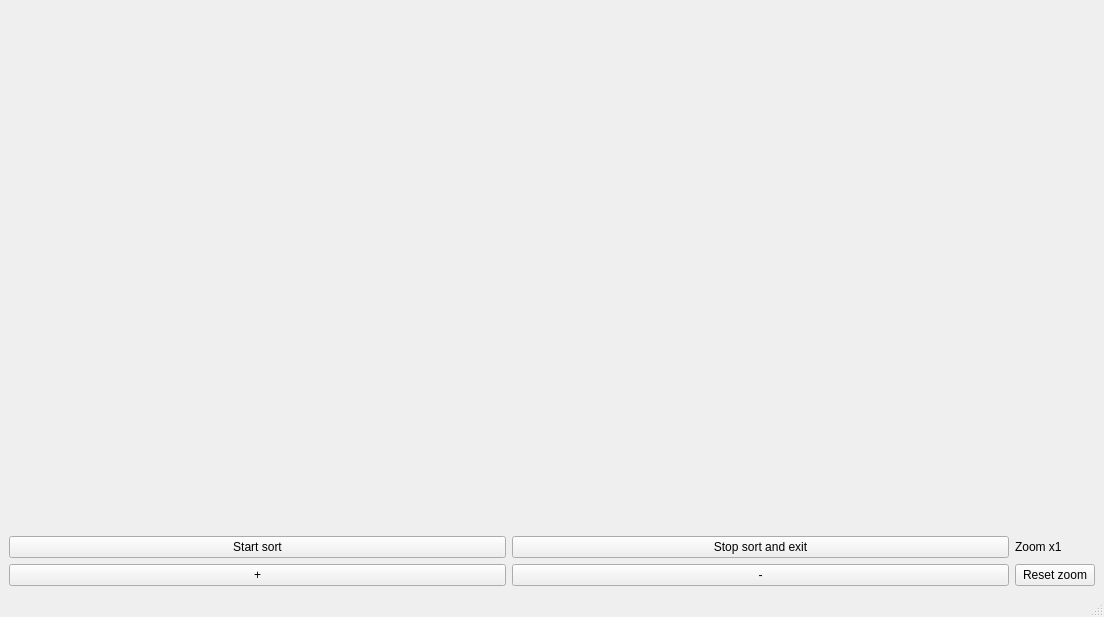
<?xml version="1.0" encoding="UTF-8"?>
<ui version="4.0">
 <class>MainWindow</class>
 <widget class="QMainWindow" name="MainWindow">
  <property name="geometry">
   <rect>
    <x>0</x>
    <y>0</y>
    <width>1104</width>
    <height>617</height>
   </rect>
  </property>
  <property name="windowTitle">
   <string>MainWindow</string>
  </property>
  <widget class="QWidget" name="centralwidget">
   <layout class="QGridLayout" name="gridLayout">
    <item row="3" column="0">
     <widget class="QPushButton" name="plusZoom">
      <property name="text">
       <string>+</string>
      </property>
     </widget>
    </item>
    <item row="0" column="0" colspan="2">
     <widget class="QWidget" name="widget" native="true">
      <property name="minimumSize">
       <size>
        <width>1000</width>
        <height>500</height>
       </size>
      </property>
     </widget>
    </item>
    <item row="1" column="1">
     <widget class="QPushButton" name="stop">
      <property name="text">
       <string>Stop sort and exit</string>
      </property>
     </widget>
    </item>
    <item row="1" column="0">
     <widget class="QPushButton" name="start">
      <property name="text">
       <string>Start sort</string>
      </property>
     </widget>
    </item>
    <item row="3" column="1">
     <widget class="QPushButton" name="minusZoom">
      <property name="text">
       <string>-</string>
      </property>
     </widget>
    </item>
    <item row="3" column="2">
     <widget class="QPushButton" name="resetZoom">
      <property name="text">
       <string>Reset zoom</string>
      </property>
     </widget>
    </item>
    <item row="1" column="2">
     <widget class="QLabel" name="zoomValue">
      <property name="text">
       <string>Zoom x1</string>
      </property>
     </widget>
    </item>
   </layout>
  </widget>
  <widget class="QMenuBar" name="menubar">
   <property name="geometry">
    <rect>
     <x>0</x>
     <y>0</y>
     <width>1104</width>
     <height>21</height>
    </rect>
   </property>
  </widget>
  <widget class="QStatusBar" name="statusbar"/>
 </widget>
 <resources/>
 <connections/>
</ui>
